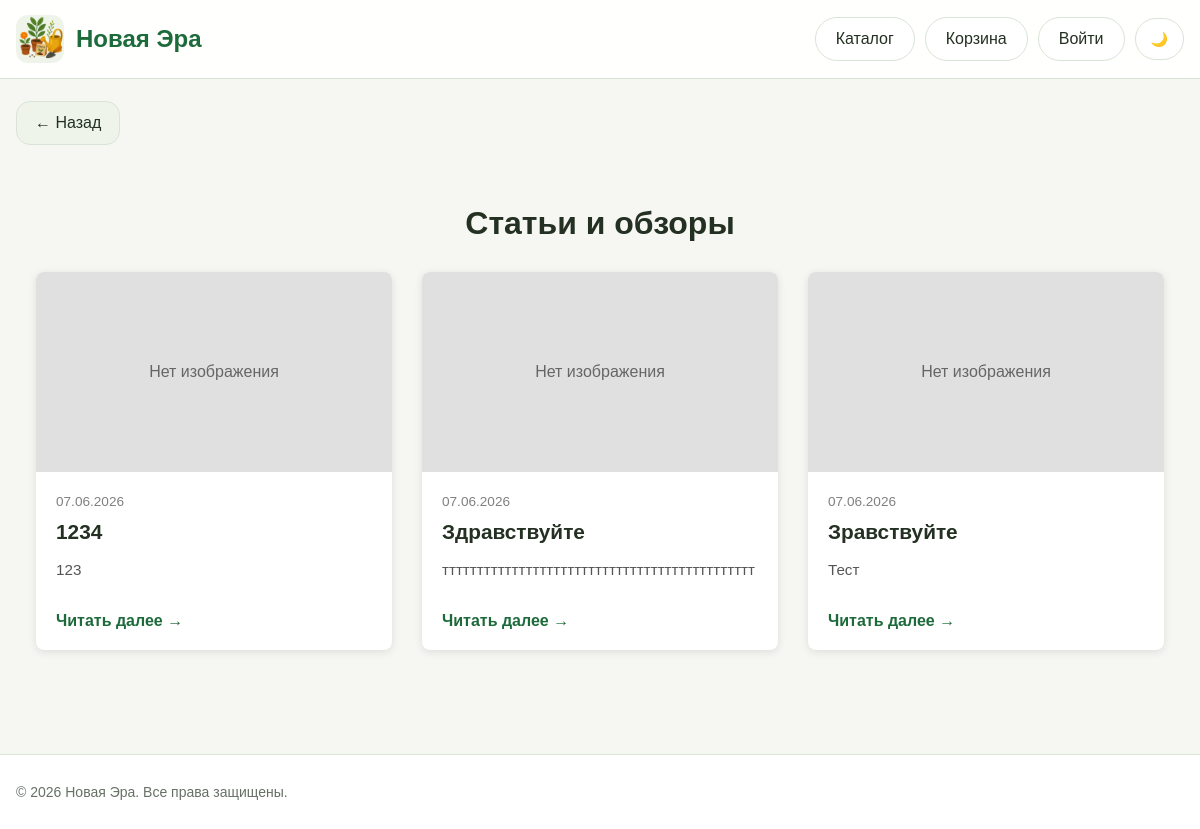
/blog, run on an earlier commit of the app's database.
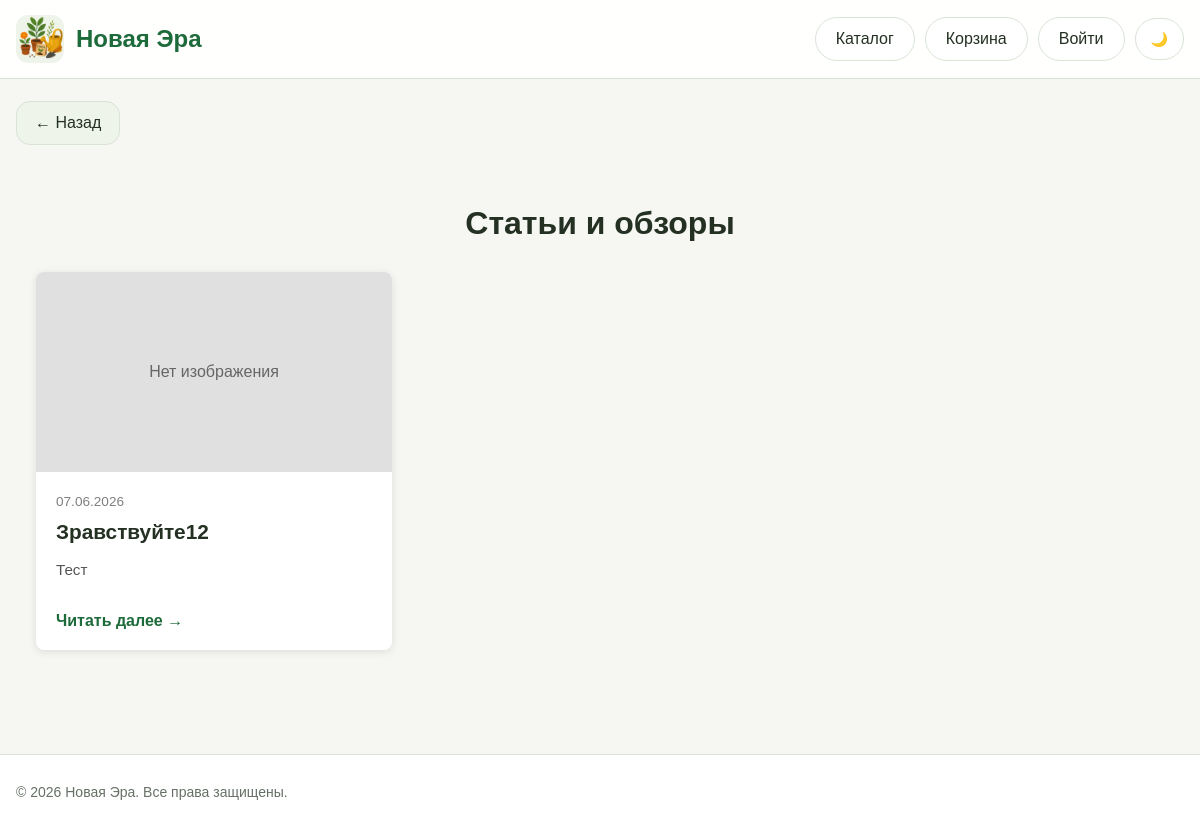
And on a later commit of the database.
### models.py (models this page shows)
class Post(db.Model):
    __tablename__ = 'post'
    id = db.Column(db.Integer, primary_key=True)
    title = db.Column(db.String(200), nullable=False)
    content = db.Column(db.Text, nullable=False)
    date_posted = db.Column(db.DateTime, default=datetime.now)
    image_post = db.Column(db.String(255))
    product_id = db.Column(db.Integer, db.ForeignKey('products.id'), nullable=True)
    related_product = db.relationship('Product', backref='posts')

### routes.py (the view)
@bp.route('/blog')
def blog():
    posts = Post.query.order_by(Post.date_posted.desc()).all()
    return render_template('blog.html', posts=posts)

### templates/blog.html
{% extends "base.html" %}
{% block content %}
<a href="javascript:history.back()" class="back-btn">
        ← Назад
    </a>
<div class="blog-container" style="max-width: 1200px; margin: 40px auto; padding: 0 20px;">
    <h1 style="margin-bottom: 30px; text-align: center;">Статьи и обзоры</h1>
    <div class="blog-grid" style="display: grid; grid-template-columns: repeat(auto-fill, minmax(300px, 1fr)); gap: 30px;">
        {% for post in posts %}
        <div class="blog-card" style="background: #fff; border-radius: 8px; overflow: hidden; box-shadow: 0 2px 8px rgba(0,0,0,0.1); display: flex; flex-direction: column;">
            {% if post.image_post %}
            <img src="{{ post.image_post }}" alt="{{ post.title }}" style="width: 100%; height: 200px; object-fit: cover;">
            {% else %}
            <div style="width: 100%; height: 200px; background: #e0e0e0; display: flex; align-items: center; justify-content: center; color: #666;">
                Нет изображения
            </div>
            {% endif %}
            <div class="blog-body" style="padding: 20px; flex-grow: 1; display: flex; flex-direction: column; justify-content: space-between;">
                <div>
                    <span style="font-size: 0.85rem; color: gray;">{{ post.date_posted.strftime('%d.%m.%Y') }}</span>
                    <h3 style="margin: 10px 0; font-size: 1.3rem;">{{ post.title }}</h3>
                    <p style="color: #555; font-size: 0.95rem; line-height: 1.5;">
                        {{ post.content[:120] }}{% if post.content|length > 120 %}...{% endif %}
                    </p>
                </div>
                <a href="{{ url_for('main.post_detail', post_id=post.id) }}" style="display: inline-block; margin-top: 15px; color: var(--brand, #2ecc71); text-decoration: none; font-weight: bold;">
                    Читать далее →
                </a>
            </div>
        </div>
        {% else %}
        <p style="grid-column: 1/-1; text-align: center; color: gray; padding: 40px;">Статей пока нет.</p>
        {% endfor %}
    </div>
</div>
{% endblock %}

What changed in the data, as far as the page shows it:
removed Post: image_post "Нет изображения", date_posted "07.06.2026", title "1234", content "123"
removed Post: image_post "Нет изображения", date_posted "07.06.2026", title "Здравствуйте", content "ттттттттттттттттттттттттттттттттттттттттттттт"
changed Post "Тест": title "Зравствуйте" → "Зравствуйте12"
